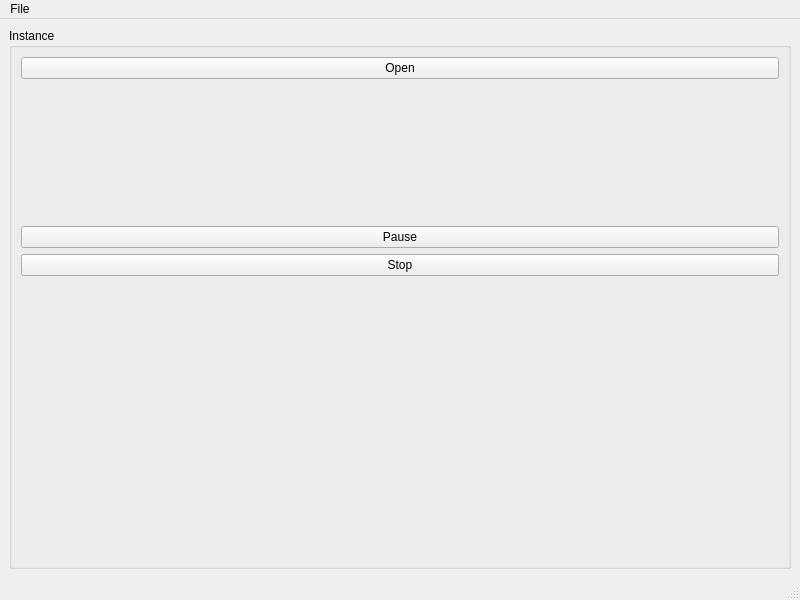
<?xml version="1.0" encoding="UTF-8"?>
<ui version="4.0">
 <class>DemoPlayer</class>
 <widget class="QMainWindow" name="DemoPlayer">
  <property name="geometry">
   <rect>
    <x>0</x>
    <y>0</y>
    <width>800</width>
    <height>600</height>
   </rect>
  </property>
  <property name="windowTitle">
   <string>Demo Player</string>
  </property>
  <widget class="QWidget" name="centralwidget">
   <layout class="QHBoxLayout" name="horizontalLayout">
    <item>
     <widget class="QGroupBox" name="group">
      <property name="title">
       <string>Instance</string>
      </property>
      <layout class="QGridLayout" name="gridLayout">
       <item row="1" column="0">
        <widget class="VlcVideoWidget" name="video" native="true"/>
       </item>
       <item row="4" column="0">
        <widget class="VlcVolumeSlider" name="volume" native="true"/>
       </item>
       <item row="5" column="0">
        <widget class="VlcSeekWidget" name="seek" native="true"/>
       </item>
       <item row="2" column="0">
        <widget class="QPushButton" name="pause">
         <property name="text">
          <string>Pause</string>
         </property>
         <property name="checkable">
          <bool>true</bool>
         </property>
        </widget>
       </item>
       <item row="3" column="0">
        <widget class="QPushButton" name="stop">
         <property name="text">
          <string>Stop</string>
         </property>
        </widget>
       </item>
       <item row="0" column="0">
        <widget class="QPushButton" name="open">
         <property name="text">
          <string>Open</string>
         </property>
        </widget>
       </item>
      </layout>
     </widget>
    </item>
   </layout>
  </widget>
  <widget class="QMenuBar" name="menubar">
   <property name="geometry">
    <rect>
     <x>0</x>
     <y>0</y>
     <width>800</width>
     <height>23</height>
    </rect>
   </property>
   <widget class="QMenu" name="menuFile">
    <property name="title">
     <string>File</string>
    </property>
    <addaction name="actionClose"/>
   </widget>
   <addaction name="menuFile"/>
  </widget>
  <widget class="QStatusBar" name="statusbar"/>
  <action name="actionClose">
   <property name="text">
    <string>Close</string>
   </property>
  </action>
 </widget>
 <customwidgets>
  <customwidget>
   <class>VlcVideoWidget</class>
   <extends>QWidget</extends>
   <header location="global">vlc-qt/VideoWidget.h</header>
   <container>1</container>
   <slots>
    <signal>fullscreen()</signal>
    <slot>toggleFullscreen()</slot>
   </slots>
  </customwidget>
  <customwidget>
   <class>VlcVolumeSlider</class>
   <extends>QWidget</extends>
   <header location="global">vlc-qt/VolumeSlider.h</header>
   <container>1</container>
   <slots>
    <slot>mute()</slot>
    <slot>volumeUp()</slot>
    <slot>volumeDown()</slot>
   </slots>
  </customwidget>
  <customwidget>
   <class>VlcSeekWidget</class>
   <extends>QWidget</extends>
   <header location="global">vlc-qt/SeekWidget.h</header>
   <container>1</container>
  </customwidget>
 </customwidgets>
 <resources/>
 <connections>
  <connection>
   <sender>actionClose</sender>
   <signal>triggered()</signal>
   <receiver>DemoPlayer</receiver>
   <slot>close()</slot>
   <hints>
    <hint type="sourcelabel">
     <x>-1</x>
     <y>-1</y>
    </hint>
    <hint type="destinationlabel">
     <x>399</x>
     <y>299</y>
    </hint>
   </hints>
  </connection>
 </connections>
</ui>
